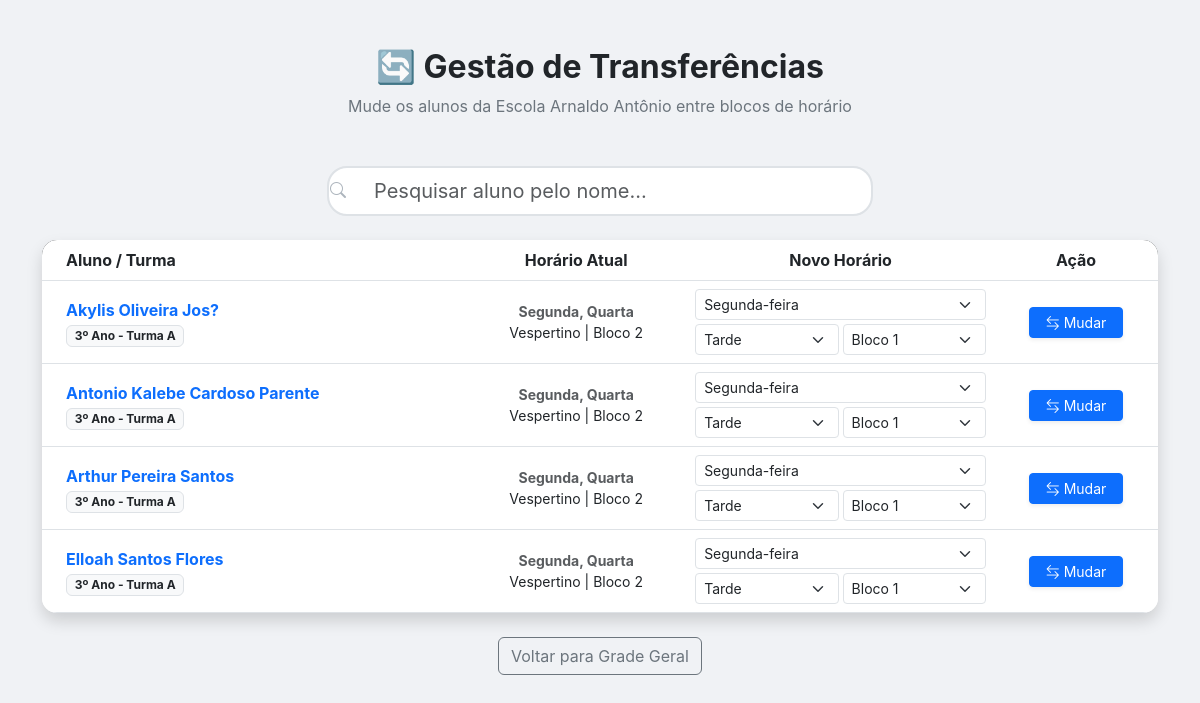
/transferir_aluno.php (signed in), run on the app's committed database.
### tables this page shows
CREATE TABLE `oficinas` (
  `id` int(11) NOT NULL,
  `nome_oficina` varchar(50) DEFAULT 'Informática/Robótica',
  `aluno_id` int(11) DEFAULT NULL,
  `dia_semana` varchar(20) DEFAULT NULL,
  `bloco` varchar(10) DEFAULT NULL,
  `turno` enum('Matutino','Vespertino') DEFAULT NULL
);

CREATE TABLE `alunos` (
  `id` int(11) NOT NULL,
  `nome` varchar(100) NOT NULL,
  `ano` int(11) NOT NULL,
  `turma` varchar(5) NOT NULL,
  `turno` enum('Matutino','Vespertino') NOT NULL,
  `data_cadastro` timestamp NOT NULL DEFAULT current_timestamp()
);

### transferir_aluno.php (the view, shortened to what this page needs)
<?php
include 'includes/db.php';
$sql = "SELECT o.id as id_mat, a.nome, a.ano, a.turma, o.nome_oficina, o.dia_semana, o.bloco, o.turno
        FROM oficinas o
        JOIN alunos a ON o.aluno_id = a.id
        ORDER BY a.nome ASC";
$matriculas = $conn->query($sql);
?>
<!DOCTYPE html>
<html lang="pt-br">
<head>
    <link href="https://cdn.jsdelivr.net/npm/bootstrap@5.3.0/dist/css/bootstrap.min.css" rel="stylesheet">
    <link rel="stylesheet" href="https://cdn.jsdelivr.net/npm/bootstrap-icons@1.10.0/font/bootstrap-icons.css">
</head>
<body>
<div class="container py-5">
    <div class="text-center mb-5">
        <h2 class="fw-bold text-dark">🔄 Gestão de Transferências</h2>
        <p class="text-secondary">Mude os alunos da Escola Arnaldo Antônio entre blocos de horário</p>
    </div>
    <div class="row justify-content-center mb-4">
        <div class="col-md-6 position-relative">
            <i class="bi bi-search search-icon"></i>
            <input type="text" id="inputPesquisa" class="form-control form-control-lg search-box" placeholder="Pesquisar aluno pelo nome...">
        </div>
    </div>
    <div class="card card-table shadow">
        <div class="table-responsive">
            <table class="table table-hover mb-0" id="tabelaAlunos">
                <thead>
                    <tr class="text-center">
                        <th class="text-start ps-4">Aluno / Turma</th>
                        <th>Horário Atual</th>
                        <th>Novo Horário</th>
                        <th>Ação</th>
                    </tr>
                </thead>
                <tbody>
                    <?php while($m = $matriculas->fetch_assoc()): ?>
                    <tr class="row-aluno text-center align-middle">
                        <td class="text-start ps-4">
                            <div class="fw-bold text-primary"><?php echo htmlspecialchars($m['nome']); ?></div>
                            <small class="badge bg-light text-dark border"><?php echo $m['ano']; ?>º Ano - Turma <?php echo $m['turma']; ?></small>
                        </td>
                        <td>
                            <div class="small fw-bold text-muted"><?php echo $m['dia_semana']; ?></div>
                            <div class="small"><?php echo $m['turno']; ?> | <?php echo $m['bloco']; ?></div>
                        </td>
                        <td>
                            <form method="POST" class="d-flex flex-column gap-1">
                                <select name="novo_dia" class="form-select form-select-sm">
                                    <option value="Segunda-feira">Segunda-feira</option>
                                </select>
                                <div class="d-flex gap-1">
                                    <select name="novo_turno" class="form-select form-select-sm">
                                        <option value="Vespertino" <?php echo ($m['turno'] == 'Vespertino') ? 'selected' : ''; ?>>Tarde</option>
                                    </select>
                                    <select name="novo_bloco" class="form-select form-select-sm">
                                        <option value="Bloco 1">Bloco 1</option>
                                    </select>
                                </div>
                        </td>
                        <td>
                                <button type="submit" name="transferir" class="btn btn-primary btn-sm px-3 shadow-sm">
                                    <i class="bi bi-arrow-left-right"></i> Mudar
                                </button>
                        </td>
                    </tr>
                    <?php endwhile; ?>
                </tbody>
            </table>
        </div>
    </div>
    <div class="text-center mt-4">
        <a href="grade_horarios.php" class="btn btn-outline-secondary">Voltar para Grade Geral</a>
    </div>
</div>
</body>
</html>

### transferir_aluno.php (style rules this page uses)
body { background-color: #f0f2f5; font-family: 'Inter', sans-serif; }
.search-box { border-radius: 20px; padding-left: 45px; border: 2px solid #dee2e6; transition: 0.3s; }
.search-icon { position: absolute; left: 15px; top: 12px; color: #adb5bd; }
.card-table { border-radius: 15px; border: none; overflow: hidden; }
.table thead { background-color: #212529; color: white; }

### data on the page
oficinas: aluno.nome "Akylis Oliveira Jos?", aluno.ano "3", aluno.turma "A", dia_semana "Segunda, Quarta", turno "Vespertino", bloco "Bloco 2", novo_turno "Tarde"
oficinas: aluno.nome "Antonio Kalebe Cardoso Parente", aluno.ano "3", aluno.turma "A", dia_semana "Segunda, Quarta", turno "Vespertino", bloco "Bloco 2", novo_turno "Tarde"
oficinas: aluno.nome "Arthur Pereira Santos", aluno.ano "3", aluno.turma "A", dia_semana "Segunda, Quarta", turno "Vespertino", bloco "Bloco 2", novo_turno "Tarde"
oficinas: aluno.nome "Elloah Santos Flores", aluno.ano "3", aluno.turma "A", dia_semana "Segunda, Quarta", turno "Vespertino", bloco "Bloco 2", novo_turno "Tarde"
